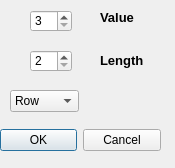
<?xml version="1.0" encoding="UTF-8"?>
<ui version="4.0">
 <class>headinput</class>
 <widget class="QDialog" name="headinput">
  <property name="geometry">
   <rect>
    <x>0</x>
    <y>0</y>
    <width>175</width>
    <height>168</height>
   </rect>
  </property>
  <property name="minimumSize">
   <size>
    <width>175</width>
    <height>168</height>
   </size>
  </property>
  <property name="maximumSize">
   <size>
    <width>175</width>
    <height>168</height>
   </size>
  </property>
  <property name="windowTitle">
   <string>Header Input</string>
  </property>
  <property name="windowIcon">
   <iconset>
    <normaloff>../favicon.ico</normaloff>../favicon.ico</iconset>
  </property>
  <property name="modal">
   <bool>true</bool>
  </property>
  <widget class="QDialogButtonBox" name="buttonBox">
   <property name="geometry">
    <rect>
     <x>0</x>
     <y>120</y>
     <width>161</width>
     <height>41</height>
    </rect>
   </property>
   <property name="orientation">
    <enum>Qt::Horizontal</enum>
   </property>
   <property name="standardButtons">
    <set>QDialogButtonBox::Cancel|QDialogButtonBox::Ok</set>
   </property>
  </widget>
  <widget class="QComboBox" name="direction">
   <property name="geometry">
    <rect>
     <x>10</x>
     <y>90</y>
     <width>69</width>
     <height>22</height>
    </rect>
   </property>
   <item>
    <property name="text">
     <string>Row</string>
    </property>
   </item>
   <item>
    <property name="text">
     <string>Column</string>
    </property>
   </item>
  </widget>
  <widget class="QSpinBox" name="value">
   <property name="geometry">
    <rect>
     <x>30</x>
     <y>10</y>
     <width>42</width>
     <height>22</height>
    </rect>
   </property>
   <property name="minimum">
    <number>3</number>
   </property>
   <property name="maximum">
    <number>45</number>
   </property>
  </widget>
  <widget class="QSpinBox" name="length">
   <property name="geometry">
    <rect>
     <x>30</x>
     <y>50</y>
     <width>42</width>
     <height>22</height>
    </rect>
   </property>
   <property name="minimum">
    <number>2</number>
   </property>
   <property name="maximum">
    <number>9</number>
   </property>
  </widget>
  <widget class="QLabel" name="label">
   <property name="geometry">
    <rect>
     <x>100</x>
     <y>10</y>
     <width>46</width>
     <height>13</height>
    </rect>
   </property>
   <property name="text">
    <string>&lt;!DOCTYPE HTML PUBLIC &quot;-//W3C//DTD HTML 4.0//EN&quot; &quot;http://www.w3.org/TR/REC-html40/strict.dtd&quot;&gt;
&lt;html&gt;&lt;head&gt;&lt;meta name=&quot;qrichtext&quot; content=&quot;1&quot; /&gt;&lt;style type=&quot;text/css&quot;&gt;
p, li { white-space: pre-wrap; }
&lt;/style&gt;&lt;/head&gt;&lt;body style=&quot; font-family:'MS Shell Dlg 2'; font-size:8.25pt; font-weight:400; font-style:normal;&quot;&gt;
&lt;p style=&quot; margin-top:0px; margin-bottom:0px; margin-left:0px; margin-right:0px; -qt-block-indent:0; text-indent:0px;&quot;&gt;&lt;span style=&quot; font-size:10pt; font-weight:600;&quot;&gt;Value&lt;/span&gt;&lt;/p&gt;&lt;/body&gt;&lt;/html&gt;</string>
   </property>
  </widget>
  <widget class="QLabel" name="label_2">
   <property name="geometry">
    <rect>
     <x>100</x>
     <y>50</y>
     <width>46</width>
     <height>21</height>
    </rect>
   </property>
   <property name="text">
    <string>&lt;!DOCTYPE HTML PUBLIC &quot;-//W3C//DTD HTML 4.0//EN&quot; &quot;http://www.w3.org/TR/REC-html40/strict.dtd&quot;&gt;
&lt;html&gt;&lt;head&gt;&lt;meta name=&quot;qrichtext&quot; content=&quot;1&quot; /&gt;&lt;style type=&quot;text/css&quot;&gt;
p, li { white-space: pre-wrap; }
&lt;/style&gt;&lt;/head&gt;&lt;body style=&quot; font-family:'MS Shell Dlg 2'; font-size:8.25pt; font-weight:400; font-style:normal;&quot;&gt;
&lt;p style=&quot; margin-top:0px; margin-bottom:0px; margin-left:0px; margin-right:0px; -qt-block-indent:0; text-indent:0px;&quot;&gt;&lt;span style=&quot; font-size:10pt; font-weight:600;&quot;&gt;Length&lt;/span&gt;&lt;/p&gt;&lt;/body&gt;&lt;/html&gt;</string>
   </property>
  </widget>
 </widget>
 <resources/>
 <connections>
  <connection>
   <sender>buttonBox</sender>
   <signal>accepted()</signal>
   <receiver>headinput</receiver>
   <slot>accept()</slot>
   <hints>
    <hint type="sourcelabel">
     <x>248</x>
     <y>254</y>
    </hint>
    <hint type="destinationlabel">
     <x>157</x>
     <y>274</y>
    </hint>
   </hints>
  </connection>
  <connection>
   <sender>buttonBox</sender>
   <signal>rejected()</signal>
   <receiver>headinput</receiver>
   <slot>reject()</slot>
   <hints>
    <hint type="sourcelabel">
     <x>316</x>
     <y>260</y>
    </hint>
    <hint type="destinationlabel">
     <x>286</x>
     <y>274</y>
    </hint>
   </hints>
  </connection>
 </connections>
</ui>
